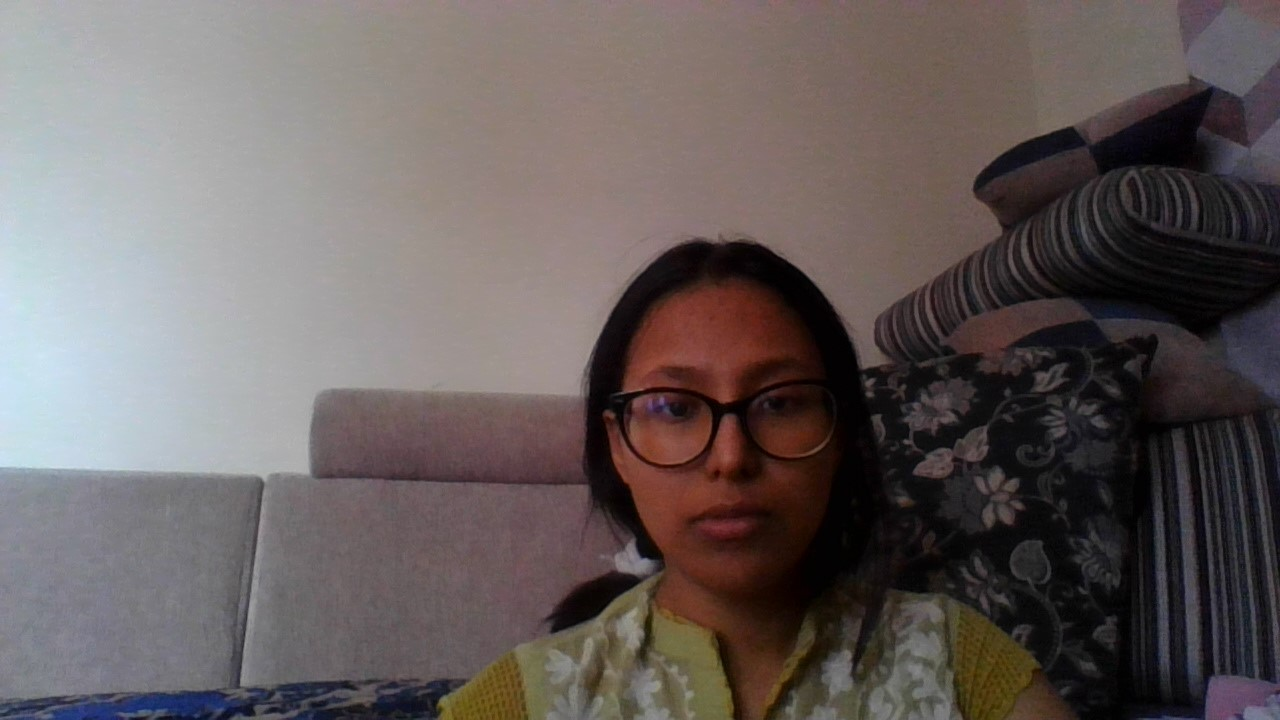
#> input picture backend/face_detection_opencv/image1.jpg, 1280 x 720 px
$ python facedet_img.py
#> lines starting #> are read from the running program, lines starting #| are printed output that depends on the picture; after the words box and inside, x2 and y2 are one past the last pixel; in counts of white or black regions, pixels touching at a corner belong together
import cv2
import numpy
# fom predictions import predict
import matplotlib.pyplot as plt

imgPath = 'image1.jpg'
img = cv2.imread(imgPath)
#> img is the input picture: shape (720, 1280, 3); mean B, G, R 93.6, 94.6, 103.3
img.shape

gray_img = cv2.cvtColor(img, cv2.COLOR_BGR2GRAY)
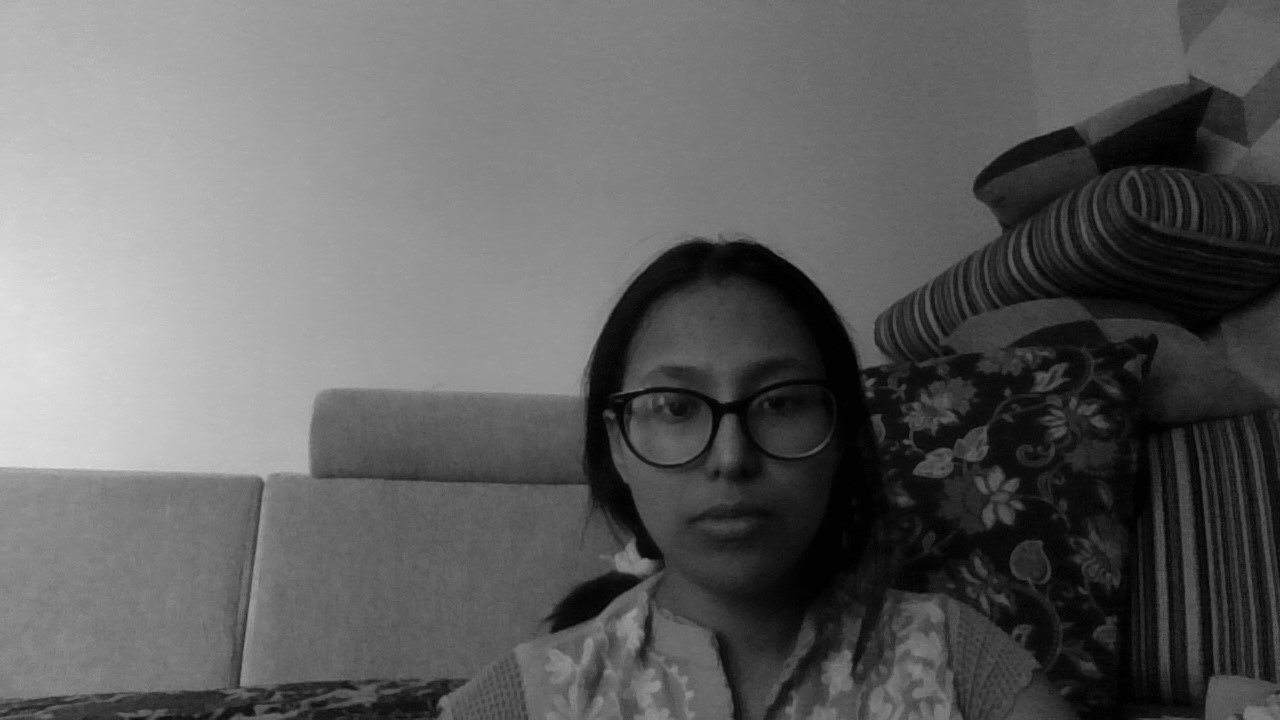
#> gray_img: shape (720, 1280); min 0, max 227, mean 97.1
gray_img.shape

face_classifier = cv2.CascadeClassifier(
  cv2.data.haarcascades + "haarcascade_frontalface_default.xml"
)

face = face_classifier.detectMultiScale(
  gray_img, scaleFactor=1.1, minNeighbors=5, minSize=(40,40)
)
#> face = [[881, 635, 73, 73], [593, 297, 267, 267]]

for(x,y,w,h) in face:
  cv2.rectangle(img, (x,y), (x+w, y+h), (0,255,0), 4)
#> this loop made 2 passes
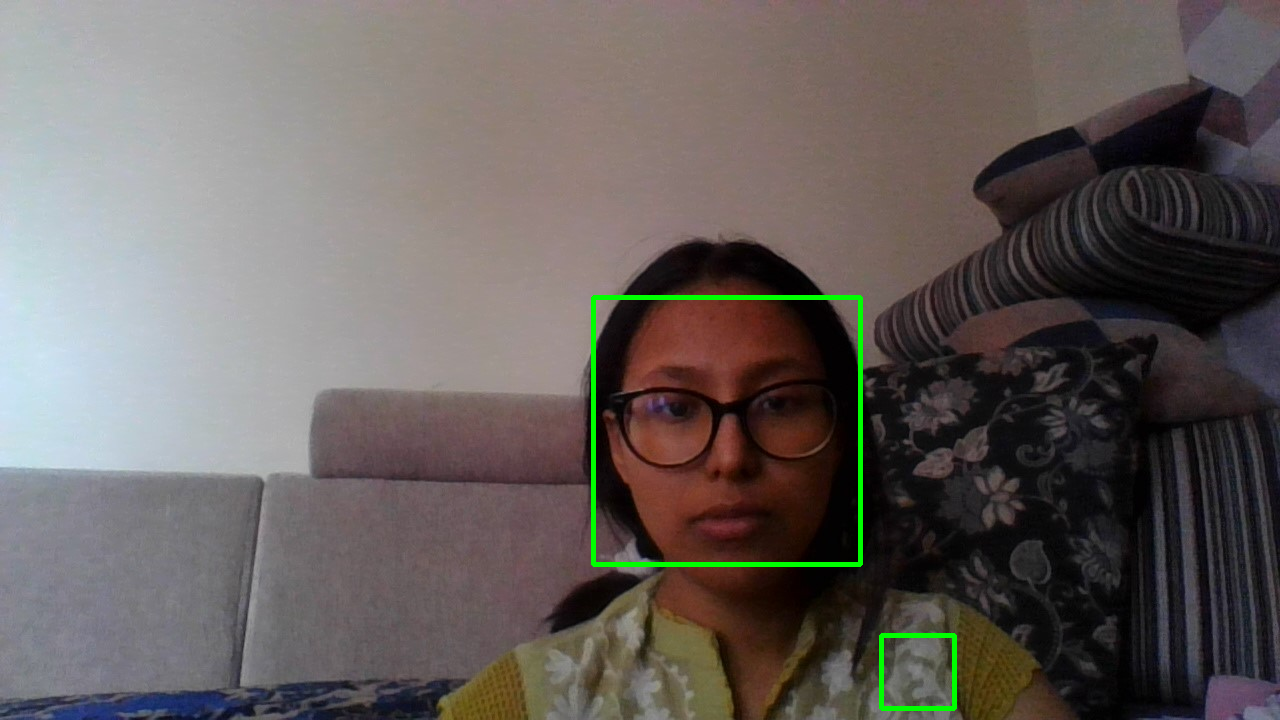
#> img: shape (720, 1280, 3); 0.74% of pixels changed, all inside (x1, y1, x2, y2) = (591, 295, 957, 711)

img_rbg = cv2.cvtColor(img, cv2.COLOR_BGR2RGB)


plt.figure(figsize=(20,10))
plt.imshow(img_rbg)
plt.axis('off')
plt.title("Detected faces")
plt.show()
